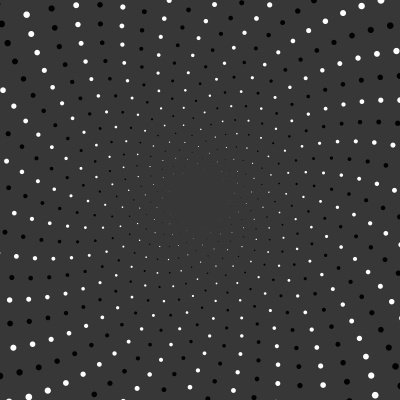
Frame 1 (no input)
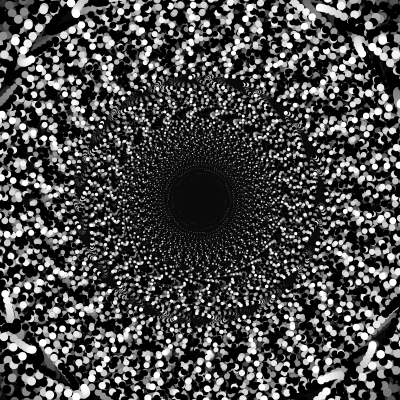
Frame 60 (the mouse pressed at the canvas centre just before this capture)
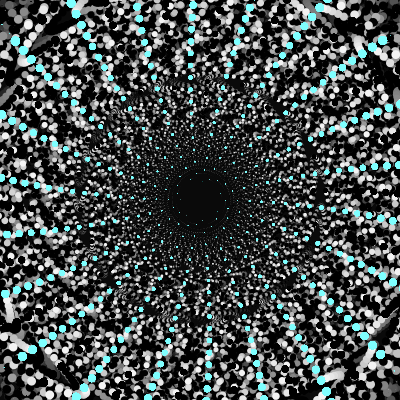
Frame 120 (the mouse held since frame 60 and released just before this capture)

The Processing sketch that drew these frames (run headless with seeded random() and noise(); from frame 60 on, the mouse is pressed at the canvas centre):

// Processing sketch: processing_175082
// ── processing_175082.pde

ArrayList<PVector> blah;

float SIZE;
float angle;
float hyp;
float phi = (1+sqrt(5))/9;
float modifier = 0.001;
boolean PAUSED;
int XSpeed;
int MOD_NUM;

void setup() {
  size(400, 400);
  smooth();
  background(58);
  noStroke();
  fill(255, 155, 0);
  modifier = 0.001;
  XSpeed = 11;
  PAUSED = false;
  MOD_NUM = 2;
  mouseX = width;
  mouseY = height;
}

void drawSpiral() {

  int ALPHA = 170 * int(noise(angle)*100);

  for (int i=0; i<1500; i++) {
    if (i % MOD_NUM == 0) {
      fill(0, ALPHA);
      // modifier = -modifier;
    } else {
      float mx = map(mouseX, 0, width, 0, 255);
      float my = map(mouseY, 0, height, 0, 255);
      float n = noise(angle)*255 % 255;
      colorMode(HSB);
      fill(mx, 255-my, 255, ALPHA);
    }
    float x = hyp * sin(angle) / noise(modifier/angle);  
    float y = hyp * cos(angle) / noise(modifier/angle);
    SIZE = angle/40;
    angle += phi + modifier;
    if (angle >= 360) {
      angle = 0;
    } else {
      hyp += 0.2 - modifier/2;
    }
    pushMatrix();
    translate(width/2, height/2);
    rectMode(CENTER);
    ellipse(x, y, SIZE, SIZE);
    popMatrix();
  }
}

void draw() {
  if (!PAUSED) {
    modifier += 0.00001/phi;
    modifier += map(mouseY, 0, height, -0.0001*XSpeed, 0.0001*XSpeed);
    fill(0, 12);
    rect(0, 0, width*2, height*2);
  }

  angle = 0;
  hyp = 10;
  drawSpiral();

  //filter(BLUR, 1);
  //drawSpiral();
}

void mousePressed() {
  pause();
/*
  if (PAUSED) {
    pause();
  } else {
    setup();
  }
  */
}

void pause () {
  if (PAUSED) {
    PAUSED = false;
    //loop();
  } else {
    //noLoop();
    PAUSED = true;
  }
}

void keyPressed() {
  // Pause
  if (keyCode == 80) {
    pause();
  }
  if (keyCode == DOWN) {
    if (XSpeed > 1) {
      XSpeed -= 10;
    }
    println(XSpeed);
  }
  if (keyCode == UP) {
    XSpeed += 10;
  }
  if (keyCode == RIGHT) {
    MOD_NUM += 1;
  }
  if (keyCode == LEFT) {
    if (MOD_NUM > 2) {
      MOD_NUM -= 1;
    }
  }
  if(keyCode == 82) {
    setup();
  }
}
